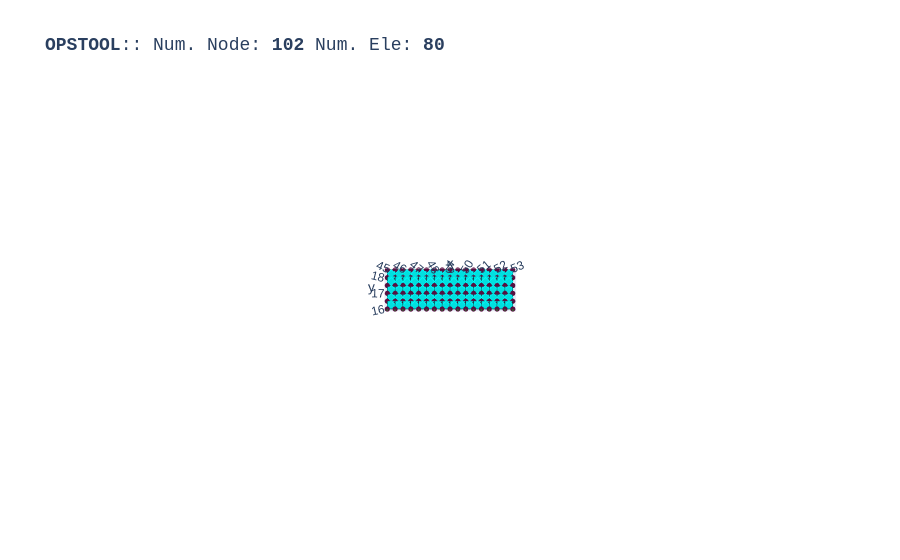

The notebook cell this image was saved under:
### Code cell
opst.vis.plotly.plot_model()

### Figure 1 — Plotly figure (JSON) as saved in the notebook; plotly's stock layout.template omitted (floating-point values rounded to 4 significant figures; data arrays with more than 128 entries replaced by an {"elided": "..."} marker saying what was removed)
{"data": [{"color": "#00FFFF", "hoverinfo": "skip", "i": {"elided": "160 int values"}, "j": {"elided": "160 int values"}, "k": {"elided": "160 int values"}, "name": "FourNodeQuad", "opacity": 1, "type": "mesh3d", "x": {"elided": "320 float values"}, "y": {"elided": "320 float values"}, "z": {"elided": "320 float values"}}, {"connectgaps": false, "hoverinfo": "skip", "line": {"color": "black", "width": 1}, "mode": "lines", "name": "Edge", "type": "scatter3d", "x": {"elided": "480 float values"}, "y": {"elided": "480 float values"}, "z": {"elided": "480 float values"}}, {"customdata": ["eleTag: 1<br>connectedNodes:<br> [ 1  2 19 18]", "eleTag: 2<br>connectedNodes:<br> [ 2  3 20 19]", "eleTag: 3<br>connectedNodes:<br> [ 3  4 21 20]", "eleTag: 4<br>connectedNodes:<br> [ 4  5 22 21]", "eleTag: 5<br>connectedNodes:<br> [ 5  6 23 22]", "eleTag: 6<br>connectedNodes:<br> [ 6  7 24 23]", "eleTag: 7<br>connectedNodes:<br> [ 7  8 25 24]", "eleTag: 8<br>connectedNodes:<br> [ 8  9 26 25]", "eleTag: 9<br>connectedNodes:<br> [ 9 10 27 26]", "eleTag: 10<br>connectedNodes:<br> [10 11 28 27]", "eleTag: 11<br>connectedNodes:<br> [11 12 29 28]", "eleTag: 12<br>connectedNodes:<br> [12 13 30 29]", "eleTag: 13<br>connectedNodes:<br> [13 14 31 30]", "eleTag: 14<br>connectedNodes:<br> [14 15 32 31]", "eleTag: 15<br>connectedNodes:<br> [15 16 33 32]", "eleTag: 16<br>connectedNodes:<br> [16 17 34 33]", "eleTag: 17<br>connectedNodes:<br> [18 19 36 35]", "eleTag: 18<br>connectedNodes:<br> [19 20 37 36]", "eleTag: 19<br>connectedNodes:<br> [20 21 38 37]", "eleTag: 20<br>connectedNodes:<br> [21 22 39 38]", "eleTag: 21<br>connectedNodes:<br> [22 23 40 39]", "eleTag: 22<br>connectedNodes:<br> [23 24 41 40]", "eleTag: 23<br>connectedNodes:<br> [24 25 42 41]", "eleTag: 24<br>connectedNodes:<br> [25 26 43 42]", "eleTag: 25<br>connectedNodes:<br> [26 27 44 43]", "eleTag: 26<br>connectedNodes:<br> [27 28 45 44]", "eleTag: 27<br>connectedNodes:<br> [28 29 46 45]", "eleTag: 28<br>connectedNodes:<br> [29 30 47 46]", "eleTag: 29<br>connectedNodes:<br> [30 31 48 47]", "eleTag: 30<br>connectedNodes:<br> [31 32 49 48]", "eleTag: 31<br>connectedNodes:<br> [32 33 50 49]", "eleTag: 32<br>connectedNodes:<br> [33 34 51 50]", "eleTag: 33<br>connectedNodes:<br> [35 36 53 52]", "eleTag: 34<br>connectedNodes:<br> [36 37 54 53]", "eleTag: 35<br>connectedNodes:<br> [37 38 55 54]", "eleTag: 36<br>connectedNodes:<br> [38 39 56 55]", "eleTag: 37<br>connectedNodes:<br> [39 40 57 56]", "eleTag: 38<br>connectedNodes:<br> [40 41 58 57]", "eleTag: 39<br>connectedNodes:<br> [41 42 59 58]", "eleTag: 40<br>connectedNodes:<br> [42 43 60 59]", "eleTag: 41<br>connectedNodes:<br> [43 44 61 60]", "eleTag: 42<br>connectedNodes:<br> [44 45 62 61]", "eleTag: 43<br>connectedNodes:<br> [45 46 63 62]", "eleTag: 44<br>connectedNodes:<br> [46 47 64 63]", "eleTag: 45<br>connectedNodes:<br> [47 48 65 64]", "eleTag: 46<br>connectedNodes:<br> [48 49 66 65]", "eleTag: 47<br>connectedNodes:<br> [49 50 67 66]", "eleTag: 48<br>connectedNodes:<br> [50 51 68 67]", "eleTag: 49<br>connectedNodes:<br> [52 53 70 69]", "eleTag: 50<br>connectedNodes:<br> [53 54 71 70]", "eleTag: 51<br>connectedNodes:<br> [54 55 72 71]", "eleTag: 52<br>connectedNodes:<br> [55 56 73 72]", "eleTag: 53<br>connectedNodes:<br> [56 57 74 73]", "eleTag: 54<br>connectedNodes:<br> [57 58 75 74]", "eleTag: 55<br>connectedNodes:<br> [58 59 76 75]", "eleTag: 56<br>connectedNodes:<br> [59 60 77 76]", "eleTag: 57<br>connectedNodes:<br> [60 61 78 77]", "eleTag: 58<br>connectedNodes:<br> [61 62 79 78]", "eleTag: 59<br>connectedNodes:<br> [62 63 80 79]", "eleTag: 60<br>connectedNodes:<br> [63 64 81 80]", "eleTag: 61<br>connectedNodes:<br> [64 65 82 81]", "eleTag: 62<br>connectedNodes:<br> [65 66 83 82]", "eleTag: 63<br>connectedNodes:<br> [66 67 84 83]", "eleTag: 64<br>connectedNodes:<br> [67 68 85 84]", "eleTag: 65<br>connectedNodes:<br> [69 70 87 86]", "eleTag: 66<br>connectedNodes:<br> [70 71 88 87]", "eleTag: 67<br>connectedNodes:<br> [71 72 89 88]", "eleTag: 68<br>connectedNodes:<br> [72 73 90 89]", "eleTag: 69<br>connectedNodes:<br> [73 74 91 90]", "eleTag: 70<br>connectedNodes:<br> [74 75 92 91]", "eleTag: 71<br>connectedNodes:<br> [75 76 93 92]", "eleTag: 72<br>connectedNodes:<br> [76 77 94 93]", "eleTag: 73<br>connectedNodes:<br> [77 78 95 94]", "eleTag: 74<br>connectedNodes:<br> [78 79 96 95]", "eleTag: 75<br>connectedNodes:<br> [79 80 97 96]", "eleTag: 76<br>connectedNodes:<br> [80 81 98 97]", "eleTag: 77<br>connectedNodes:<br> [81 82 99 98]", "eleTag: 78<br>connectedNodes:<br> [ 82  83 100  99]", "eleTag: 79<br>connectedNodes:<br> [ 83  84 101 100]", "eleTag: 80<br>connectedNodes:<br> [ 84  85 102 101]"], "hovertemplate": "%{customdata}", "marker": {"color": "#00FFFF", "size": 3, "symbol": "diamond-open"}, "mode": "markers", "name": "FourNodeQuad", "type": "scatter3d", "x": [45.25, 45.75, 46.25, 46.75, 47.25, 47.75, 48.25, 48.75, 49.25, 49.75, 50.25, 50.75, 51.25, 51.75, 52.25, 52.75, 45.25, 45.75, 46.25, 46.75, 47.25, 47.75, 48.25, 48.75, 49.25, 49.75, 50.25, 50.75, 51.25, 51.75, 52.25, 52.75, 45.25, 45.75, 46.25, 46.75, 47.25, 47.75, 48.25, 48.75, 49.25, 49.75, 50.25, 50.75, 51.25, 51.75, 52.25, 52.75, 45.25, 45.75, 46.25, 46.75, 47.25, 47.75, 48.25, 48.75, 49.25, 49.75, 50.25, 50.75, 51.25, 51.75, 52.25, 52.75, 45.25, 45.75, 46.25, 46.75, 47.25, 47.75, 48.25, 48.75, 49.25, 49.75, 50.25, 50.75, 51.25, 51.75, 52.25, 52.75], "y": [16.25, 16.25, 16.25, 16.25, 16.25, 16.25, 16.25, 16.25, 16.25, 16.25, 16.25, 16.25, 16.25, 16.25, 16.25, 16.25, 16.75, 16.75, 16.75, 16.75, 16.75, 16.75, 16.75, 16.75, 16.75, 16.75, 16.75, 16.75, 16.75, 16.75, 16.75, 16.75, 17.25, 17.25, 17.25, 17.25, 17.25, 17.25, 17.25, 17.25, 17.25, 17.25, 17.25, 17.25, 17.25, 17.25, 17.25, 17.25, 17.75, 17.75, 17.75, 17.75, 17.75, 17.75, 17.75, 17.75, 17.75, 17.75, 17.75, 17.75, 17.75, 17.75, 17.75, 17.75, 18.25, 18.25, 18.25, 18.25, 18.25, 18.25, 18.25, 18.25, 18.25, 18.25, 18.25, 18.25, 18.25, 18.25, 18.25, 18.25], "z": [0.0, 0.0, 0.0, 0.0, 0.0, 0.0, 0.0, 0.0, 0.0, 0.0, 0.0, 0.0, 0.0, 0.0, 0.0, 0.0, 0.0, 0.0, 0.0, 0.0, 0.0, 0.0, 0.0, 0.0, 0.0, 0.0, 0.0, 0.0, 0.0, 0.0, 0.0, 0.0, 0.0, 0.0, 0.0, 0.0, 0.0, 0.0, 0.0, 0.0, 0.0, 0.0, 0.0, 0.0, 0.0, 0.0, 0.0, 0.0, 0.0, 0.0, 0.0, 0.0, 0.0, 0.0, 0.0, 0.0, 0.0, 0.0, 0.0, 0.0, 0.0, 0.0, 0.0, 0.0, 0.0, 0.0, 0.0, 0.0, 0.0, 0.0, 0.0, 0.0, 0.0, 0.0, 0.0, 0.0, 0.0, 0.0, 0.0, 0.0]}, {"customdata": ["1", "2", "3", "4", "5", "6", "7", "8", "9", "10", "11", "12", "13", "14", "15", "16", "17", "18", "19", "20", "21", "22", "23", "24", "25", "26", "27", "28", "29", "30", "31", "32", "33", "34", "35", "36", "37", "38", "39", "40", "41", "42", "43", "44", "45", "46", "47", "48", "49", "50", "51", "52", "53", "54", "55", "56", "57", "58", "59", "60", "61", "62", "63", "64", "65", "66", "67", "68", "69", "70", "71", "72", "73", "74", "75", "76", "77", "78", "79", "80", "81", "82", "83", "84", "85", "86", "87", "88", "89", "90", "91", "92", "93", "94", "95", "96", "97", "98", "99", "100", "101", "102"], "hovertemplate": "x: %{x}<br>y: %{y}<br>z: %{z} <br>nodeTag: %{customdata}", "marker": {"color": "#580f41", "size": 3, "symbol": "circle"}, "mode": "markers", "name": "Nodes", "type": "scatter3d", "x": [45.0, 45.5, 46.0, 46.5, 47.0, 47.5, 48.0, 48.5, 49.0, 49.5, 50.0, 50.5, 51.0, 51.5, 52.0, 52.5, 53.0, 45.0, 45.5, 46.0, 46.5, 47.0, 47.5, 48.0, 48.5, 49.0, 49.5, 50.0, 50.5, 51.0, 51.5, 52.0, 52.5, 53.0, 45.0, 45.5, 46.0, 46.5, 47.0, 47.5, 48.0, 48.5, 49.0, 49.5, 50.0, 50.5, 51.0, 51.5, 52.0, 52.5, 53.0, 45.0, 45.5, 46.0, 46.5, 47.0, 47.5, 48.0, 48.5, 49.0, 49.5, 50.0, 50.5, 51.0, 51.5, 52.0, 52.5, 53.0, 45.0, 45.5, 46.0, 46.5, 47.0, 47.5, 48.0, 48.5, 49.0, 49.5, 50.0, 50.5, 51.0, 51.5, 52.0, 52.5, 53.0, 45.0, 45.5, 46.0, 46.5, 47.0, 47.5, 48.0, 48.5, 49.0, 49.5, 50.0, 50.5, 51.0, 51.5, 52.0, 52.5, 53.0], "y": [16.0, 16.0, 16.0, 16.0, 16.0, 16.0, 16.0, 16.0, 16.0, 16.0, 16.0, 16.0, 16.0, 16.0, 16.0, 16.0, 16.0, 16.5, 16.5, 16.5, 16.5, 16.5, 16.5, 16.5, 16.5, 16.5, 16.5, 16.5, 16.5, 16.5, 16.5, 16.5, 16.5, 16.5, 17.0, 17.0, 17.0, 17.0, 17.0, 17.0, 17.0, 17.0, 17.0, 17.0, 17.0, 17.0, 17.0, 17.0, 17.0, 17.0, 17.0, 17.5, 17.5, 17.5, 17.5, 17.5, 17.5, 17.5, 17.5, 17.5, 17.5, 17.5, 17.5, 17.5, 17.5, 17.5, 17.5, 17.5, 18.0, 18.0, 18.0, 18.0, 18.0, 18.0, 18.0, 18.0, 18.0, 18.0, 18.0, 18.0, 18.0, 18.0, 18.0, 18.0, 18.0, 18.5, 18.5, 18.5, 18.5, 18.5, 18.5, 18.5, 18.5, 18.5, 18.5, 18.5, 18.5, 18.5, 18.5, 18.5, 18.5, 18.5], "z": [0.0, 0.0, 0.0, 0.0, 0.0, 0.0, 0.0, 0.0, 0.0, 0.0, 0.0, 0.0, 0.0, 0.0, 0.0, 0.0, 0.0, 0.0, 0.0, 0.0, 0.0, 0.0, 0.0, 0.0, 0.0, 0.0, 0.0, 0.0, 0.0, 0.0, 0.0, 0.0, 0.0, 0.0, 0.0, 0.0, 0.0, 0.0, 0.0, 0.0, 0.0, 0.0, 0.0, 0.0, 0.0, 0.0, 0.0, 0.0, 0.0, 0.0, 0.0, 0.0, 0.0, 0.0, 0.0, 0.0, 0.0, 0.0, 0.0, 0.0, 0.0, 0.0, 0.0, 0.0, 0.0, 0.0, 0.0, 0.0, 0.0, 0.0, 0.0, 0.0, 0.0, 0.0, 0.0, 0.0, 0.0, 0.0, 0.0, 0.0, 0.0, 0.0, 0.0, 0.0, 0.0, 0.0, 0.0, 0.0, 0.0, 0.0, 0.0, 0.0, 0.0, 0.0, 0.0, 0.0, 0.0, 0.0, 0.0, 0.0, 0.0, 0.0]}, {"connectgaps": false, "hoverinfo": "skip", "line": {"color": "#15b01a", "width": 1}, "mode": "lines", "name": "BC", "type": "scatter3d", "x": [44.96, 45.04, 45.0, 44.96, NaN, 45.46, 45.54, 45.5, 45.46, NaN, 45.96, 46.04, 46.0, 45.96, NaN, 46.46, 46.54, 46.5, 46.46, NaN, 46.96, 47.04, 47.0, 46.96, NaN, 47.46, 47.54, 47.5, 47.46, NaN, 47.96, 48.04, 48.0, 47.96, NaN, 48.46, 48.54, 48.5, 48.46, NaN, 48.96, 49.04, 49.0, 48.96, NaN, 49.46, 49.54, 49.5, 49.46, NaN, 49.96, 50.04, 50.0, 49.96, NaN, 50.46, 50.54, 50.5, 50.46, NaN, 50.96, 51.04, 51.0, 50.96, NaN, 51.46, 51.54, 51.5, 51.46, NaN, 51.96, 52.04, 52.0, 51.96, NaN, 52.46, 52.54, 52.5, 52.46, NaN, 52.96, 53.04, 53.0, 52.96, NaN], "y": [15.92, 15.92, 16.0, 15.92, NaN, 15.92, 15.92, 16.0, 15.92, NaN, 15.92, 15.92, 16.0, 15.92, NaN, 15.92, 15.92, 16.0, 15.92, NaN, 15.92, 15.92, 16.0, 15.92, NaN, 15.92, 15.92, 16.0, 15.92, NaN, 15.92, 15.92, 16.0, 15.92, NaN, 15.92, 15.92, 16.0, 15.92, NaN, 15.92, 15.92, 16.0, 15.92, NaN, 15.92, 15.92, 16.0, 15.92, NaN, 15.92, 15.92, 16.0, 15.92, NaN, 15.92, 15.92, 16.0, 15.92, NaN, 15.92, 15.92, 16.0, 15.92, NaN, 15.92, 15.92, 16.0, 15.92, NaN, 15.92, 15.92, 16.0, 15.92, NaN, 15.92, 15.92, 16.0, 15.92, NaN, 15.92, 15.92, 16.0, 15.92, NaN], "z": [0.0, 0.0, 0.0, 0.0, NaN, 0.0, 0.0, 0.0, 0.0, NaN, 0.0, 0.0, 0.0, 0.0, NaN, 0.0, 0.0, 0.0, 0.0, NaN, 0.0, 0.0, 0.0, 0.0, NaN, 0.0, 0.0, 0.0, 0.0, NaN, 0.0, 0.0, 0.0, 0.0, NaN, 0.0, 0.0, 0.0, 0.0, NaN, 0.0, 0.0, 0.0, 0.0, NaN, 0.0, 0.0, 0.0, 0.0, NaN, 0.0, 0.0, 0.0, 0.0, NaN, 0.0, 0.0, 0.0, 0.0, NaN, 0.0, 0.0, 0.0, 0.0, NaN, 0.0, 0.0, 0.0, 0.0, NaN, 0.0, 0.0, 0.0, 0.0, NaN, 0.0, 0.0, 0.0, 0.0, NaN, 0.0, 0.0, 0.0, 0.0, NaN]}], "layout": {"autosize": true, "font": {"family": "Arial, sans-serif"}, "scene": {"aspectmode": "data", "camera": {"eye": {"x": 0, "y": -0.1, "z": 10}}, "dragmode": "pan", "xaxis": {"showbackground": false}, "yaxis": {"showbackground": false}, "zaxis": {"showbackground": true, "showgrid": true, "showticklabels": false, "ticks": "", "title": {"text": ""}, "visible": true}}, "showlegend": false, "title": {"font": {"family": "courier", "size": 18}, "text": "<b>OPSTOOL</b>:: Num. Node: <b>102</b> Num. Ele: <b>80</b>"}}}
